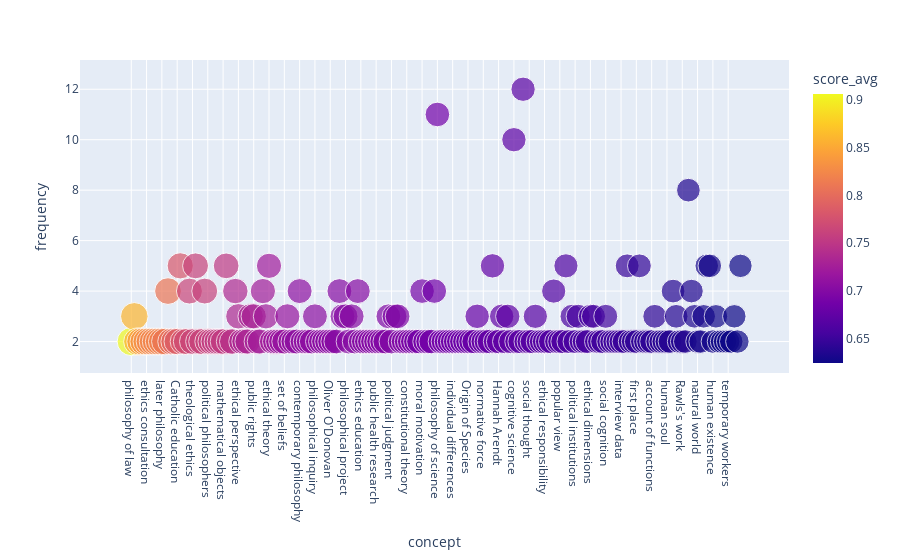

The cell this chart's notebook holds for it:
### Markdown cell above
## 2. Concepts: exploratory analysis

The goal of this section is understanding what are the best settings to use, in order to extract useful concepts.

### Code cell
#@markdown ## Define the best parameters to isolate 'interesting' concepts
#@markdown Frequency: how many documents include a concept (100 = no upper limit). 
#@markdown Tip: concepts with very high frequencies tend to be common words, so it is useful to exclude them. 
FREQ_MIN = 2 #@param {type: "slider", min: 1, max: 10, step:1}
FREQ_MAX = 70 #@param {type: "slider", min: 10, max: 100, step:10}
#@markdown ---
#@markdown Score: the average relevancy score of concepts, for the dataset we extracted above.
#@markdown This value tends to be a good indicator of 'interesting' concepts.
SCORE_MIN = 0.4  #@param {type: "slider", min: 0, max: 1, step:0.1}
#@markdown ---
#@markdown Select how many concepts to include in the visualization 
MAX_CONCEPTS = 200 #@param {type: "slider", min: 20, max: 1000, step:10}

if FREQ_MAX == 100:
  FREQ_MAX = 100000000
print(f"""You selected:\n->{MAX_CONCEPTS}\n->{FREQ_MIN}-{FREQ_MAX}\n->{SCORE_MIN}""") 

filtered_concepts = concepts_unique.query(f"""frequency >= {FREQ_MIN} & frequency <= {FREQ_MAX} & score_avg >= {SCORE_MIN} """)\
                    .sort_values(["score_avg", "frequency"], ascending=False)[:MAX_CONCEPTS]

px.scatter(filtered_concepts, 
           x="concept", 
           y="frequency", 
           height=700,
           color="score_avg", 
           size="score_avg")

### Figure 1 — Plotly figure (JSON) as saved in the notebook; plotly's stock layout.template omitted (floating-point values rounded to 4 significant figures; data arrays with more than 128 entries replaced by an {"elided": "..."} marker saying what was removed)
{"data": [{"hovertemplate": "concept=%{x}<br>frequency=%{y}<br>score_avg=%{marker.color}<extra></extra>", "legendgroup": "", "marker": {"color": {"elided": "200 float values"}, "coloraxis": "coloraxis", "size": {"elided": "200 float values"}, "sizemode": "area", "sizeref": 0.002266, "symbol": "circle"}, "mode": "markers", "name": "", "orientation": "v", "showlegend": false, "type": "scatter", "x": {"elided": "200 str values"}, "xaxis": "x", "y": {"elided": "200 int values"}, "yaxis": "y"}], "layout": {"autosize": true, "coloraxis": {"colorbar": {"title": {"text": "score_avg"}}, "colorscale": [[0, "#0d0887"], [0.1111, "#46039f"], [0.2222, "#7201a8"], [0.3333, "#9c179e"], [0.4444, "#bd3786"], [0.5556, "#d8576b"], [0.6667, "#ed7953"], [0.7778, "#fb9f3a"], [0.8889, "#fdca26"], [1, "#f0f921"]]}, "legend": {"itemsizing": "constant", "tracegroupgap": 0}, "margin": {"t": 60}, "xaxis": {"anchor": "y", "autorange": true, "domain": [0, 1], "range": [-14.49, 213.0], "title": {"text": "concept"}, "type": "category"}, "yaxis": {"anchor": "x", "autorange": true, "domain": [0, 1], "range": [0.9541, 12.98], "title": {"text": "frequency"}, "type": "linear"}}}
